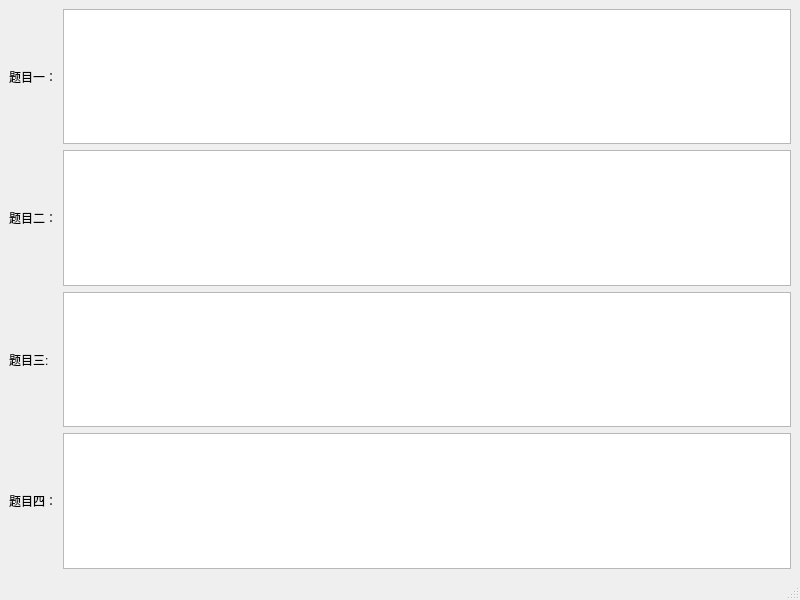
<?xml version="1.0" encoding="UTF-8"?>
<ui version="4.0">
 <class>SeeChangeQuestion</class>
 <widget class="QMainWindow" name="SeeChangeQuestion">
  <property name="geometry">
   <rect>
    <x>0</x>
    <y>0</y>
    <width>800</width>
    <height>600</height>
   </rect>
  </property>
  <property name="windowTitle">
   <string>MainWindow</string>
  </property>
  <widget class="QWidget" name="centralwidget">
   <layout class="QGridLayout" name="gridLayout">
    <item row="0" column="0">
     <widget class="QLabel" name="label">
      <property name="text">
       <string>题目一：</string>
      </property>
     </widget>
    </item>
    <item row="1" column="0">
     <widget class="QLabel" name="label_2">
      <property name="text">
       <string>题目二：</string>
      </property>
     </widget>
    </item>
    <item row="2" column="0">
     <widget class="QLabel" name="label_3">
      <property name="text">
       <string>题目三:</string>
      </property>
     </widget>
    </item>
    <item row="3" column="0">
     <widget class="QLabel" name="label_4">
      <property name="text">
       <string>题目四：</string>
      </property>
     </widget>
    </item>
    <item row="0" column="1">
     <widget class="QTextEdit" name="textEdit_Q1"/>
    </item>
    <item row="1" column="1">
     <widget class="QTextEdit" name="textEdit_Q2"/>
    </item>
    <item row="2" column="1">
     <widget class="QTextEdit" name="textEdit_Q3"/>
    </item>
    <item row="3" column="1">
     <widget class="QTextEdit" name="textEdit_Q4"/>
    </item>
   </layout>
  </widget>
  <widget class="QMenuBar" name="menubar">
   <property name="geometry">
    <rect>
     <x>0</x>
     <y>0</y>
     <width>800</width>
     <height>26</height>
    </rect>
   </property>
  </widget>
  <widget class="QStatusBar" name="statusbar"/>
 </widget>
 <resources/>
 <connections/>
</ui>
